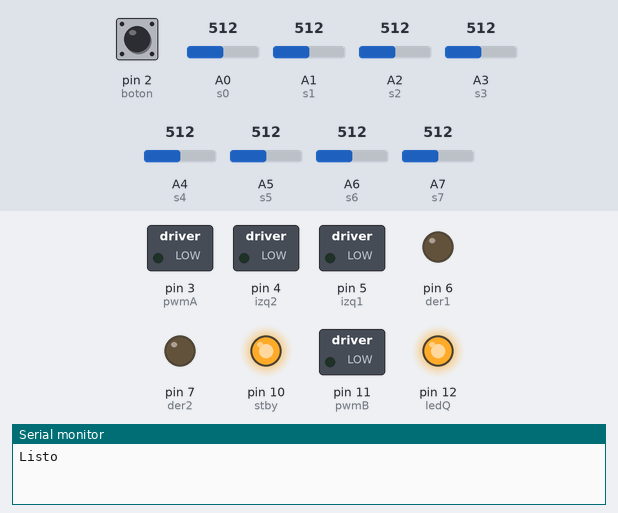
Bench run of a sketch on a simulated Arduino Nano, built with avr-gcc and run on an emulated ATmega328P. Parts: switched loads named in the sketch (green lamp = pin HIGH), output pins drawn as LEDs (lit = HIGH), the last lines printed to the serial monitor. Inputs (shaded band) come from the test bench; at power-on: pin 2 (boton) LOW, A0 (s0) = 512, A1 (s1) = 512, A2 (s2) = 512, A3 (s3) = 512, A4 (s4) = 512, A5 (s5) = 512, A6 (s6) = 512, A7 (s7) = 512. At 2.6 s the program stops and its outputs stay as they are.

Above: at 0.8 s.
0.9 s: pin 2 (boton) pulled HIGH for 3.2 s
At 3.7 s:
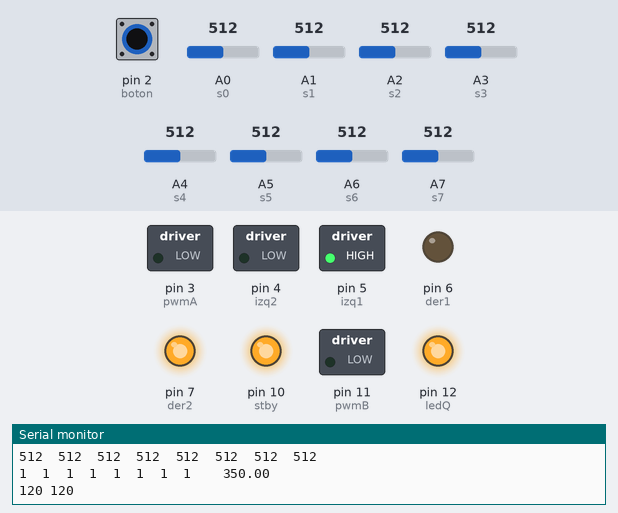
Timing chart, 0 to 4.1 s (numbered marks = the images above; inputs shaded):
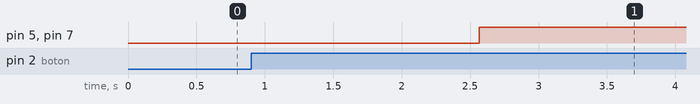

The sketch:

Airwing.ino
```cpp
#include <SoftwareSerial.h>

//Definicion de Pines (QTR8A - TB6612FNG - HC05)
#define s0 A0
#define s1 A1
#define s2 A2
#define s3 A3
#define s4 A4
#define s5 A5
#define s6 A6
#define s7 A7
#define ledQ 12
#define izq1 5
#define izq2 4
#define der1 6
#define der2 7
#define pwmA 3
#define pwmB 11
#define stby 10
#define boton 2

SoftwareSerial HC05(0, 1); // RX, TX

//Variables de calibración
const int numero_sensores = 8;
int sensores[numero_sensores] = { s0, s1, s2, s3, s4, s5, s6, s7 };
int lectura_fondos[numero_sensores];  int lectura_lineas[numero_sensores];  int umbral[numero_sensores];
int analogico[numero_sensores];  int digital[numero_sensores];  //estos array guardan lecturas
float pos;  float ultima_posicion;

//PID
float KP = 0.42;  float KD = 10;  float KI = 0;

//Variables para el PID
int vel = 120;  int velAdelante = 130;  int velAtras = -80;
int error = 0;  int errorDerivativo = 0; int errorIntegral = 0;
int error1=0; int error2=0; int error3=0; int error4=0; int error5=0; int error6=0; int last_error = 0;
int correccion = 0;
int setpoint = 350;

void setup() {
  //Timer 2 (pin 3 y 11) -> 980.39Hz
  TCCR2B = TCCR2B & B11111000 | B00000011;
  //Monitor Serial
  Serial.begin(9600);   Serial.println("Listo");
  //HC05
  HC05.begin(9600);
  //Declaracion de pines del motor como salidas y del boton
  pinMode(izq1, OUTPUT);
  pinMode(izq2, OUTPUT);
  pinMode(der1, OUTPUT);
  pinMode(der2, OUTPUT);
  pinMode(pwmA, OUTPUT);
  pinMode(pwmB, OUTPUT);
  pinMode(boton, INPUT);
  pinMode(stby, OUTPUT);  digitalWrite(stby, 1);
  //Declaración de pines del QTR8A
  pinMode(s0, INPUT);
  pinMode(s1, INPUT);
  pinMode(s2, INPUT);
  pinMode(s3, INPUT);
  pinMode(s4, INPUT);
  pinMode(s5, INPUT);
  pinMode(s6, INPUT);
  pinMode(s7, INPUT);
  pinMode(ledQ, OUTPUT); digitalWrite(ledQ, 1);

  //Etapa de calibración manual
  while (!digitalRead(boton));  lineas();     delay(500);
  while (!digitalRead(boton));  fondos();     delay(500);
  while (!digitalRead(boton));  promedios();  delay(500);
}

void loop() {
  int go = digitalRead(boton);

  while (true) {
    posicion();
    frenos();
    PID();
    if (go == 1) {
      motores(-20, -20);
      break;
    }

    if (HC05.available() > 0) {
    int receivedChar = HC05.read();

    if (receivedChar == '0') {
      KP += 0.1;
    }
    else if (receivedChar == '1') {
      KP -= 0.1;
    }
    else if (receivedChar == '2') {
      KD += 0.1;
    }
    else if (receivedChar == '3') {
      KD -= 0.1;
    }
    else if (receivedChar == '4') {
      KI += 0.01;
    }
    else if (receivedChar == '5') {
      KI -= 0.01;
    }
    else {
      // Ignorar
    }
    }

    Serial.print("KP: "); Serial.print(KP);
    Serial.print(", KI: "); Serial.print(KI);
    Serial.print(", KD: "); Serial.println(KD);

  }

  while (true) {
    motores(0, 0);
  }
}

void motores(int izq, int der) {
  if (izq >= 0) {
    digitalWrite(izq1, HIGH);
    digitalWrite(izq2, LOW);
    analogWrite(pwmA, izq);
  } else {
    digitalWrite(izq1, LOW);
    digitalWrite(izq2, HIGH);
    analogWrite(pwmA, -izq);
  }

  if (der >= 0) {
    digitalWrite(der1, LOW);
    digitalWrite(der2, HIGH);
    analogWrite(pwmB, der);
  } else {
    digitalWrite(der1, HIGH);
    digitalWrite(der2, LOW);
    analogWrite(pwmB, -der);
  }
}

void fondos() {
  Serial.println("Lectura del fondo");  HC05.println("Lectura del fondo");

  for(int i = 0; i < numero_sensores; i++){
    lectura_fondos[i] = analogRead(sensores[i]);
    Serial.print(lectura_fondos[i]);  HC05.print(lectura_fondos[i]);
    Serial.print("\t"); HC05.print("\t");
  }

  Serial.println(""); HC05.println("");
}

void lineas() {
  Serial.println("Lectura de la línea");

  for (int i = 0; i < numero_sensores; i++) {
    lectura_lineas[i] = analogRead(sensores[i]);
    Serial.print(lectura_lineas[i]);  HC05.print(lectura_lineas[i]);
    Serial.print("\t"); HC05.print("\t");
  }

  Serial.println(""); HC05.println("");
}

void promedios() {
  Serial.println("Calculando umbral");

  for (int i = 0; i < numero_sensores; i++) {
    umbral[i] = (lectura_lineas[i] + lectura_fondos[i]) / 2;
    Serial.print(umbral[i]);  HC05.print(umbral[i]);
    Serial.print("\t"); HC05.print("\t");
  }

  Serial.println(""); HC05.println("");
}

void posicion() {
  for(int i = 0; i < numero_sensores; i++){
    analogico[i] = analogRead(sensores[i]);

    if(analogico[i] >= umbral[i]){
      digital[i] = 1;}
    else{
      digital[i] = 0;}
  }

  int sumaPonderada = digital[0] * 0 + digital[1] * 100 + digital[2] * 200 + digital[3] * 300 + digital[4] * 400 + digital[5] * 500 + digital[6] * 600 + digital[7] * 700;
  int sumaTotal = digital[0] + digital[1] + digital[2] + digital[3] + digital[4] + digital[5] + digital[6] + digital[7];
  pos = sumaPonderada / sumaTotal;

  if (ultima_posicion <= 50 && pos == -1) pos = 0;
  if (ultima_posicion >= 650 && pos == -1) pos = 700;
  ultima_posicion = pos;

  //imprimeLecturasAnalogicas();
  imprimeLecturasDigitales();

}

void imprimeLecturasAnalogicas() {
  for (int i = 0; i < numero_sensores; i++) {
    Serial.print(analogico[i]); HC05.print(analogico[i]);
    Serial.print("\t"); HC05.print("\t");
  }

  Serial.print("\t"); HC05.print("\t");
  Serial.println(pos);  HC05.println(pos);
  Serial.println(""); HC05.println("");
}

void imprimeLecturasDigitales() {
  for (int i = 0; i < numero_sensores; i++) {
    Serial.print(digital[i]); HC05.print(digital[i]);
    Serial.print("\t"); HC05.print("\t");
  }

  Serial.print("\t"); HC05.print("\t");
  Serial.println(pos);  HC05.println(pos);
  Serial.println(""); HC05.println("");
}

void PID() {
  error = pos - setpoint;
  errorDerivativo = error - last_error;
  errorIntegral = error1 + error2 + error3 + error4 + error5 + error6;

  last_error = error;
  error6 = error5;
  error5 = error4;
  error4 = error3;
  error3 = error2;
  error2 = error1;
  error1 = error;

  int correccion = (error * KP) + (errorDerivativo * KD) + (errorIntegral * KI);

  if (correccion < 0) {
    motores(vel, vel - correccion);
    Serial.print(vel);  Serial.print(" ");  Serial.println(vel - correccion);
  }

  else {
    motores(vel + correccion, vel);
    Serial.print(vel + correccion); Serial.print(" ");  Serial.println(vel);
  }
}

void frenos() {
  while (pos == 0 || pos == 700) {
    if (pos == 0) {
      motores(velAtras, velAdelante);
    }


    if (pos == 700) {
      motores(velAdelante, velAtras);
    }
    posicion();
  }
}
```

Measured:
- after the input at 0.9 s, pin 5 (izq1), pin 7 (der2): LOW → HIGH after 1.7 s
